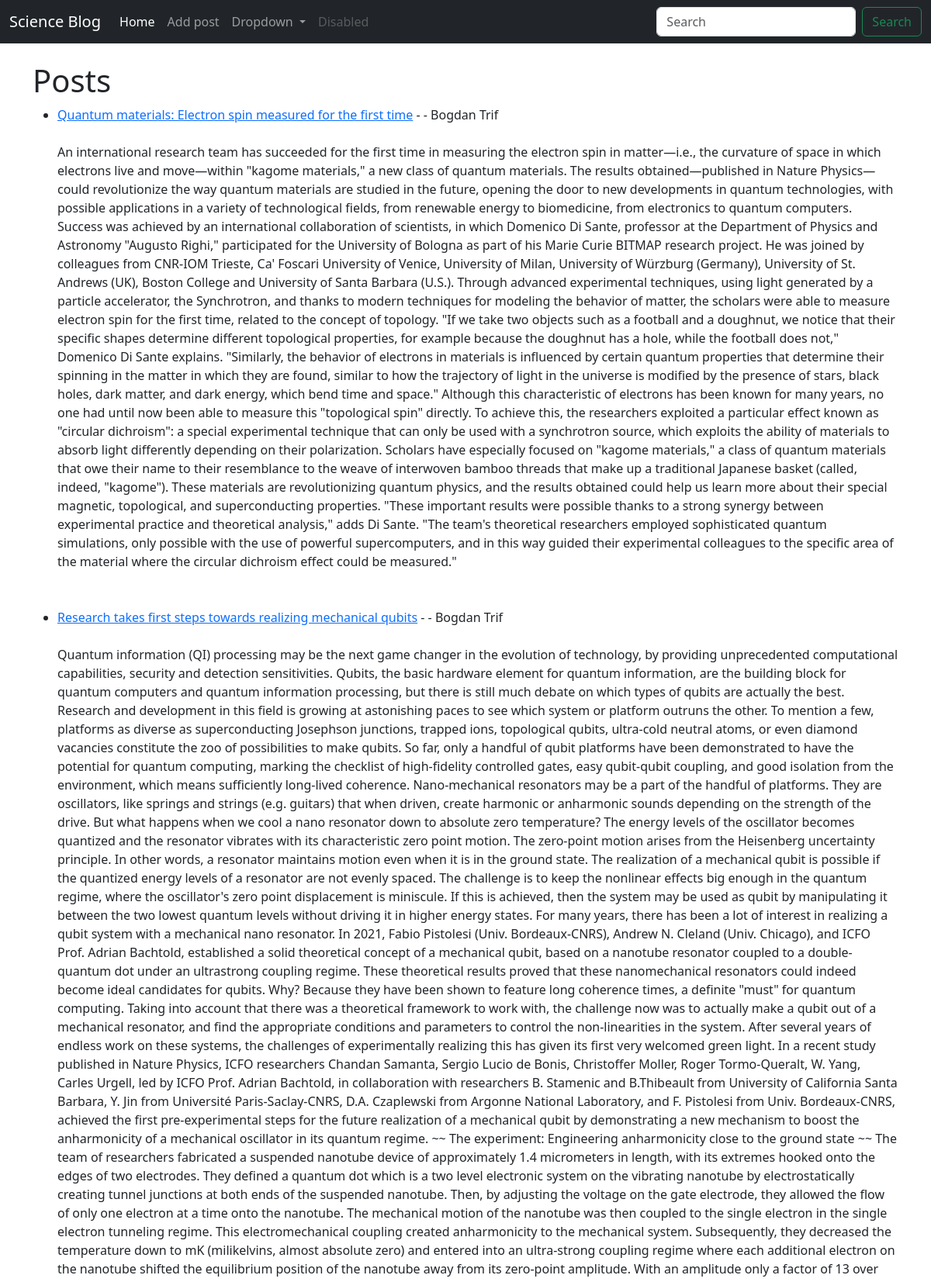
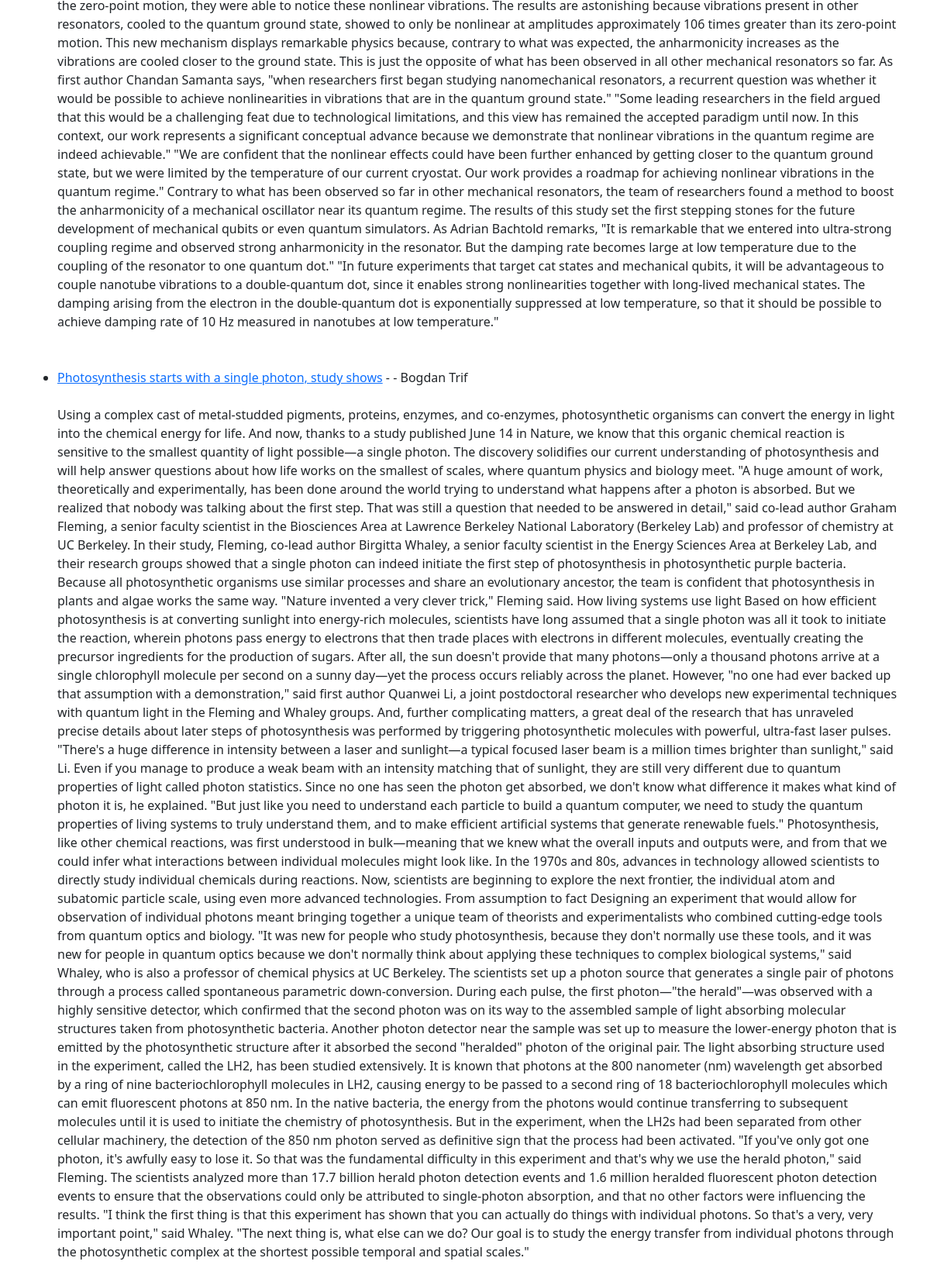
The page / on the database its author committed (2 pictures, top to bottom).
### blog/models.py (models this page shows, shortened)
class Post(models.Model):
    title = models.CharField(max_length=255)
    title_tag = models.CharField(max_length=255, default="awesome title")
    created_time = models.DateTimeField(datetime.datetime.now())
    modified_time = models.DateTimeField(datetime.datetime.now(), default=datetime.datetime.now())
    author = models.ForeignKey(User, on_delete=models.CASCADE)
    body = models.TextField()
    tags = models.CharField(max_length=255, default="")

### blog/views.py (the view)
# urls.py: path('', HomeView.as_view(), name="home-sweet-home"),
class HomeView(ListView):
    model = Post
    template_name = 'home.html'

### blog/templates/home.html
{% extends 'base.html' %}
{% block content %}
<h1>  Posts  </h1>
<ul>
{% for post in object_list %}
    <li><a href="{% url 'article-detail' post.pk %}">{{  post.title }}</a>
        -  {{  post.created }} -
        {{  post.author.first_name  }}     {{  post.author.last_name  }}
    <br><br>
    {{  post.body }} </li>
    <br><br>
{% endfor %}
</ul>
{% endblock %}

### blog/templates/base.html (shortened to what this page needs)
<!doctype html>
<html lang="en">
  <head>
    <link href="https://cdn.jsdelivr.net/npm/bootstrap@5.3.0/dist/css/bootstrap.min.css" rel="stylesheet">
  </head>
  <body>
    <nav class="navbar navbar-expand-lg navbar-dark bg-dark">
  <div class="container-fluid">
    <a class="navbar-brand" href="{% url 'home-sweet-home' %}">Science Blog</a>
    <div class="collapse navbar-collapse" id="navbarSupportedContent">
      <ul class="navbar-nav me-auto mb-2 mb-lg-0">
        <li class="nav-item">
          <a class="nav-link active" aria-current="page" href="{% url 'home-sweet-home' %}">Home</a>
        </li>
        <li class="nav-item">
          <a class="nav-link" href="{% url 'add-post' %}">Add post</a>
        </li>
        <li class="nav-item dropdown">
          <a class="nav-link dropdown-toggle" href="#" role="button" data-bs-toggle="dropdown" aria-expanded="false">
            Dropdown
          </a>
        </li>
        <li class="nav-item">
          <a class="nav-link disabled">Disabled</a>
        </li>
      </ul>
      <form class="d-flex" role="search">
        <input class="form-control me-2" type="search" placeholder="Search" aria-label="Search">
        <button class="btn btn-outline-success" type="submit">Search</button>
      </form>
    </div>
  </div>
</nav>
  <br/>
        <div class="container">
      {% block content %}
      {% endblock%}
        </div>
  </body>
</html>

### rows shown on the page
Post: title "Quantum materials: Electron spin measured for the first time", author.first_name "Bogdan", author.last_name "Trif", body "An international research team has succeeded for the first time in measuring the electron spin in matter—i.e., the curvature of space in which electrons live and move—within \"kagome materials,\" a new class of quantum materials. The results obtained—published in Nature Physics—could revolutionize the way quantum materials are studied in the future, opening the door to new developments in quantum technologies, with possible applications in a variety of technological fields, from renewable energy to biomedicine, from electronics to quantum computers. Success was achieved by an international collaboration of scientists, in which Domenico Di Sante, professor at the Department of Physics and…"
Post: title "Research takes first steps towards realizing mechanical qubits", author.first_name "Bogdan", author.last_name "Trif", body "Quantum information (QI) processing may be the next game changer in the evolution of technology, by providing unprecedented computational capabilities, security and detection sensitivities. Qubits, the basic hardware element for quantum information, are the building block for quantum computers and quantum information processing, but there is still much debate on which types of qubits are actually the best. Research and development in this field is growing at astonishing paces to see which system or platform outruns the other. To mention a few, platforms as diverse as superconducting Josephson junctions, trapped ions, topological qubits, ultra-cold neutral atoms, or even diamond vacancies…"
Post: title "Photosynthesis starts with a single photon, study shows", author.first_name "Bogdan", author.last_name "Trif", body "Using a complex cast of metal-studded pigments, proteins, enzymes, and co-enzymes, photosynthetic organisms can convert the energy in light into the chemical energy for life. And now, thanks to a study published June 14 in Nature, we know that this organic chemical reaction is sensitive to the smallest quantity of light possible—a single photon. The discovery solidifies our current understanding of photosynthesis and will help answer questions about how life works on the smallest of scales, where quantum physics and biology meet. \"A huge amount of work, theoretically and experimentally, has been done around the world trying to understand what happens after a photon is absorbed. But we…"
